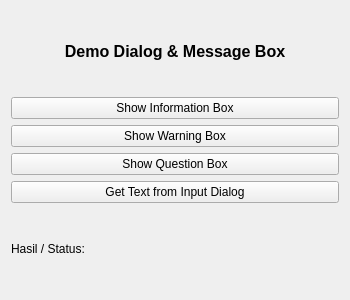
<?xml version="1.0" encoding="UTF-8"?>
<ui version="4.0">
 <class>DialogMessageBoxApp</class>
 <widget class="QWidget" name="DialogMessageBoxApp">
  <property name="geometry">
   <rect>
    <x>0</x>
    <y>0</y>
    <width>350</width>
    <height>300</height>
   </rect>
  </property>
  <property name="windowTitle">
   <string>Dialog dan Message Box</string>
  </property>
  <layout class="QVBoxLayout" name="verticalLayout">
   <item>
    <widget class="QLabel" name="labelTitle">
     <property name="font">
      <font>
       <pointsize>12</pointsize>
       <weight>75</weight>
       <bold>true</bold>
      </font>
     </property>
     <property name="text">
      <string>Demo Dialog &amp; Message Box</string>
     </property>
     <property name="alignment">
      <set>Qt::AlignCenter</set>
     </property>
    </widget>
   </item>
   <item>
    <widget class="QPushButton" name="btnInfo">
     <property name="text">
      <string>Show Information Box</string>
     </property>
    </widget>
   </item>
   <item>
    <widget class="QPushButton" name="btnWarning">
     <property name="text">
      <string>Show Warning Box</string>
     </property>
    </widget>
   </item>
   <item>
    <widget class="QPushButton" name="btnQuestion">
     <property name="text">
      <string>Show Question Box</string>
     </property>
    </widget>
   </item>
   <item>
    <widget class="QPushButton" name="btnInput">
     <property name="text">
      <string>Get Text from Input Dialog</string>
     </property>
    </widget>
   </item>
   <item>
    <widget class="QLabel" name="labelResult">
     <property name="text">
      <string>Hasil / Status:</string>
     </property>
    </widget>
   </item>
  </layout>
 </widget>
 <resources/>
 <connections/>
</ui>
